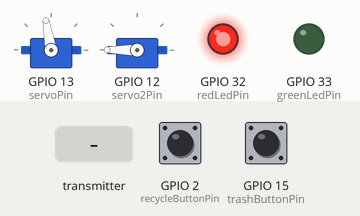
Simulated run of this sketch. Board: ESP32. On the bench: 2 × servo, output pins drawn as LEDs (lit = HIGH). Inputs (shaded band) come from the test bench; at power-on: GPIO 2 (recycleButtonPin) HIGH, GPIO 15 (trashButtonPin) HIGH. WiFi joins after 1.5 s; servers stay silent unless stated; the camera gives no picture; what the sketch prints to the serial monitor is not drawn.

Above: at 3.0 s.
3.1 s: GPIO 2 (recycleButtonPin) pulled LOW for 0.15 s
At 4.1 s:
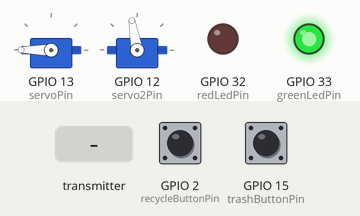
4.7 s: GPIO 15 (trashButtonPin) pulled LOW for 0.15 s
At 5.3 s:
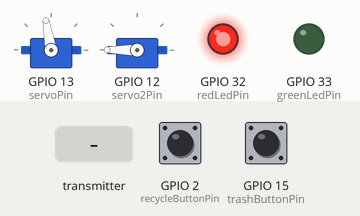
7.8 s: the transmitter starts sending recycFillPct = 1024
At 8.6 s:
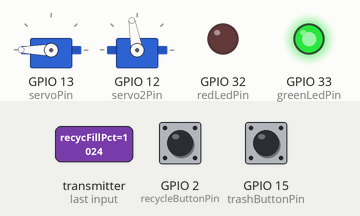
11.3 s: the transmitter starts sending wasteFillPct = 1024
At 12.4 s:
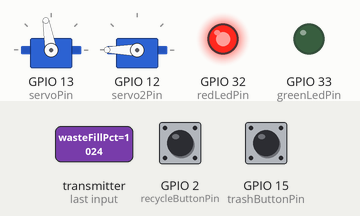
Timing chart, 0 to 14.3 s (numbered marks = the images above; inputs shaded):
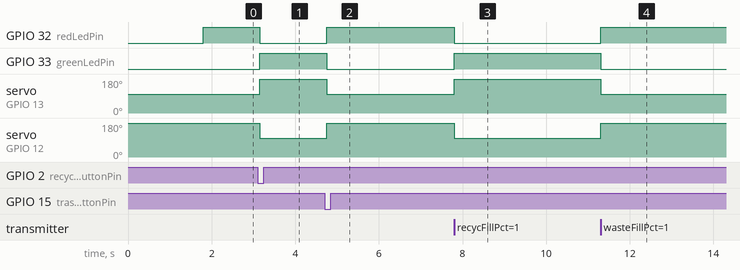

Measured:
- after the input at 3.1 s, GPIO 32 (redLedPin): HIGH → LOW after 0.05 s; GPIO 33 (greenLedPin): LOW → HIGH after 0.05 s; servo on GPIO 13 (servoPin): 100° → 180° after 0.05 s; servo on GPIO 12 (servo2Pin): 180° → 100° after 0.05 s
- after the input at 4.7 s, GPIO 32 (redLedPin): LOW → HIGH after 0.05 s; GPIO 33 (greenLedPin): HIGH → LOW after 0.05 s; servo on GPIO 13 (servoPin): 180° → 100° after 0.05 s; servo on GPIO 12 (servo2Pin): 100° → 180° after 0.05 s
- after the input at 7.8 s, GPIO 32 (redLedPin): HIGH → LOW at once; GPIO 33 (greenLedPin): LOW → HIGH at once; servo on GPIO 13 (servoPin): 100° → 180° at once; servo on GPIO 12 (servo2Pin): 180° → 100° at once
- after the input at 11.3 s, GPIO 32 (redLedPin): LOW → HIGH at once; GPIO 33 (greenLedPin): HIGH → LOW at once; servo on GPIO 13 (servoPin): 180° → 100° at once; servo on GPIO 12 (servo2Pin): 100° → 180° at once

The sketch:

camera_sensing_lid.ino
```cpp
#include "esp_camera.h"
#include <WiFi.h>
#include <ESP32Servo.h>
#include <WebServer.h>
#include <esp_now.h>


// ====== Wi-Fi credentials ======
const char* ssid = "<hidden>";
const char* password = "<hidden>";

// ====== Camera Pin Mapping (Freenove ESP32-WROVER) ======
#define PWDN_GPIO_NUM    -1
#define RESET_GPIO_NUM   -1
#define XCLK_GPIO_NUM    21
#define SIOD_GPIO_NUM    26
#define SIOC_GPIO_NUM    27

#define Y9_GPIO_NUM      35
#define Y8_GPIO_NUM      34
#define Y7_GPIO_NUM      39
#define Y6_GPIO_NUM      36
#define Y5_GPIO_NUM      19
#define Y4_GPIO_NUM      18
#define Y3_GPIO_NUM      5
#define Y2_GPIO_NUM      4
#define VSYNC_GPIO_NUM   25
#define HREF_GPIO_NUM    23
#define PCLK_GPIO_NUM    22

// ====== Web Server for Camera Stream ======
WebServer server(80);

// ====== Servo and LED/Button Setup ======
Servo myServo;
Servo myServo2;

const int recycleButtonPin = 2;   // Button for recycling
const int trashButtonPin = 15;    // Button for trash
const int greenLedPin = 33;       // Green LED
const int redLedPin = 32;         // Red LED
const int servoPin = 13;          // Servo control pin
const int servo2Pin = 12;    // second servo pin (new)

bool isRecycling = false;
bool lastRecycleButton = HIGH;
bool lastTrashButton = HIGH;

// ===== Function Prototypes =====
void startCameraServer();
void handle_jpg_stream();
void updateSystem();
void handleSerialInput(String cmd);

typedef struct msg {
  int wasteFillPct;
  int recycFillPct;
} msg;

msg incomingData;

void onDataRecv(const esp_now_recv_info_t *recv_info, const uint8_t *incomingDataBytes, int len) {
  memcpy(&incomingData, incomingDataBytes, sizeof(incomingData));

  Serial.println("=== ESP-NOW Data Received ===");
  Serial.printf("Waste Fill: %d%%\n", incomingData.wasteFillPct);
  Serial.printf("Recycle Fill: %d%%\n", incomingData.recycFillPct);

  // Optional: print sender MAC
  Serial.print("From MAC: ");
  for (int i = 0; i < 6; i++) {
    Serial.printf("%02X", recv_info->src_addr[i]);
    if (i < 5) Serial.print(":");
  }
  Serial.println();

  // Example: control LEDs and servos
  if (incomingData.wasteFillPct >= 80) {
    digitalWrite(redLedPin, HIGH);
    digitalWrite(greenLedPin, LOW);
    myServo.write(100);
    myServo2.write(180);
    Serial.println("Trash full — closing trash chute.");
  }
  else if (incomingData.recycFillPct >= 80) {
    digitalWrite(redLedPin, LOW);
    digitalWrite(greenLedPin, HIGH);
    myServo.write(180);
    myServo2.write(100);
    Serial.println("Recycle full — opening recycle chute.");
  }
}

// ===== Setup =====
void setup() {
  Serial.begin(115200);
  Serial.println();
  Serial.println("Starting ESP32 Camera + Servo System...");

  // ===== WiFi Connection =====
  WiFi.begin(ssid, password);
  Serial.printf("Connecting to WiFi: %s\n", ssid);
  while (WiFi.status() != WL_CONNECTED) {
    delay(500);
    Serial.print(".");
  }
  Serial.println("\nWiFi connected!");
  Serial.print("Camera Stream URL: http://");
  Serial.println(WiFi.localIP());

  // ===== Initialize ESP-NOW =====
  if (esp_now_init() != ESP_OK) {
    Serial.println("Error initializing ESP-NOW");
  } else {
    Serial.println("ESP-NOW initialized!");
    esp_now_register_recv_cb(onDataRecv);
  }

  // ===== Camera Configuration =====
  camera_config_t config;
  config.ledc_channel = LEDC_CHANNEL_0;
  config.ledc_timer = LEDC_TIMER_0;
  config.pin_d0 = Y2_GPIO_NUM;
  config.pin_d1 = Y3_GPIO_NUM;
  config.pin_d2 = Y4_GPIO_NUM;
  config.pin_d3 = Y5_GPIO_NUM;
  config.pin_d4 = Y6_GPIO_NUM;
  config.pin_d5 = Y7_GPIO_NUM;
  config.pin_d6 = Y8_GPIO_NUM;
  config.pin_d7 = Y9_GPIO_NUM;
  config.pin_xclk = XCLK_GPIO_NUM;
  config.pin_pclk = PCLK_GPIO_NUM;
  config.pin_vsync = VSYNC_GPIO_NUM;
  config.pin_href = HREF_GPIO_NUM;
  config.pin_sscb_sda = SIOD_GPIO_NUM;
  config.pin_sscb_scl = SIOC_GPIO_NUM;
  config.pin_pwdn = PWDN_GPIO_NUM;
  config.pin_reset = RESET_GPIO_NUM;
  config.xclk_freq_hz = 20000000;
  config.pixel_format = PIXFORMAT_JPEG;  // Keep JPEG

  if (psramFound()) {
    config.frame_size = FRAMESIZE_SVGA;
    config.jpeg_quality = 10;
    config.fb_count = 2;
  } else {
    config.frame_size = FRAMESIZE_VGA;
    config.jpeg_quality = 12;
    config.fb_count = 1;
  }

  esp_err_t err = esp_camera_init(&config);
  if (err != ESP_OK) {
    Serial.printf("Camera init failed! Error 0x%x\n", err);
  } else {
    Serial.println("Camera initialized successfully!");
  }

  // ===== Adjust Camera Settings =====
  sensor_t * s = esp_camera_sensor_get();
  if (s->id.PID == OV3660_PID) {
    s->set_vflip(s, 1);
    s->set_brightness(s, 1);
    s->set_saturation(s, -2);
  }

  // ===== Start Camera Server =====
  startCameraServer();

  // ===== Setup Servo + LEDs + Buttons =====
  pinMode(recycleButtonPin, INPUT);
  pinMode(trashButtonPin, INPUT);
  pinMode(greenLedPin, OUTPUT);
  pinMode(redLedPin, OUTPUT);

  myServo.attach(servoPin);
  myServo2.attach(servo2Pin);
  updateSystem(); // Initialize LEDs and servo

  Serial.println("\n=== System Ready ===");
  Serial.println("Type commands in Serial Monitor:");
  Serial.println("  recycle  -> switch to recycling mode");
  Serial.println("  trash    -> switch to trash mode");
  Serial.println("  status   -> show current mode");
  Serial.println("  help     -> list commands");
}

// ===== Main Loop =====
void loop() {
  server.handleClient();

  // Read Serial input
  if (Serial.available()) {
    String cmd = Serial.readStringUntil('\n');
    cmd.trim();
    handleSerialInput(cmd);
  }

  // Optional: physical button handling
  bool recycleButtonState = digitalRead(recycleButtonPin);
  bool trashButtonState = digitalRead(trashButtonPin);

  if (recycleButtonState == LOW && lastRecycleButton == HIGH) {
    delay(50);
    if (digitalRead(recycleButtonPin) == LOW) {
      isRecycling = true;
      updateSystem();
      Serial.println("Mode: Recycling (Button)");
    }
  }

  if (trashButtonState == LOW && lastTrashButton == HIGH) {
    delay(50);
    if (digitalRead(trashButtonPin) == LOW) {
      isRecycling = false;
      updateSystem();
      Serial.println("Mode: Trash (Button)");
    }
  }

  lastRecycleButton = recycleButtonState;
  lastTrashButton = trashButtonState;
}

// ===== Serial Input Commands =====
void handleSerialInput(String cmd) {
  if (cmd.equalsIgnoreCase("recycle")) {
    isRecycling = true;
    updateSystem();
    Serial.println("Switched to: Recycling Mode");
  }
  else if (cmd.equalsIgnoreCase("trash")) {
    isRecycling = false;
    updateSystem();
    Serial.println("Switched to: Trash Mode");
  }
  else if (cmd.equalsIgnoreCase("status")) {
    Serial.print("Current Mode: ");
    Serial.println(isRecycling ? "Recycling" : "Trash");
  }
  else if (cmd.equalsIgnoreCase("help")) {
    Serial.println("Available commands:");
    Serial.println("  recycle  -> switch to recycling mode");
    Serial.println("  trash    -> switch to trash mode");
    Serial.println("  status   -> show current mode");
    Serial.println("  help     -> list commands");
  }
  else {
    Serial.println("Unknown command. Type 'help' for options.");
  }
}

// ===== LED + Servo Update Function =====
void updateSystem() {
  if (isRecycling) {
    digitalWrite(greenLedPin, HIGH);
    digitalWrite(redLedPin, LOW);
    myServo.write(180);  // Recycling position
    myServo2.write(100);
  } else {
    digitalWrite(greenLedPin, LOW);
    digitalWrite(redLedPin, HIGH);
    myServo.write(100);  // Trash position
    myServo2.write(180);
  }
}

// ===== Camera Streaming Functions =====
void handle_jpg_stream() {
  WiFiClient client = server.client();
  camera_fb_t * fb = NULL;
  String response = "HTTP/1.1 200 OK\r\n";
  response += "Content-Type: multipart/x-mixed-replace; boundary=frame\r\n\r\n";
  server.sendContent(response);

  while (client.connected()) {
    fb = esp_camera_fb_get();
    if (!fb) continue;
    server.sendContent("--frame\r\nContent-Type: image/jpeg\r\n\r\n");
    client.write(fb->buf, fb->len);
    server.sendContent("\r\n");
    esp_camera_fb_return(fb);
  }
}

void startCameraServer() {
  server.on("/", HTTP_GET, []() {
    server.sendHeader("Location", "/stream");
    server.send(302, "text/plain", "");
  });
  server.on("/stream", HTTP_GET, handle_jpg_stream);
  server.begin();
  Serial.println("Camera server started!");
}
```
